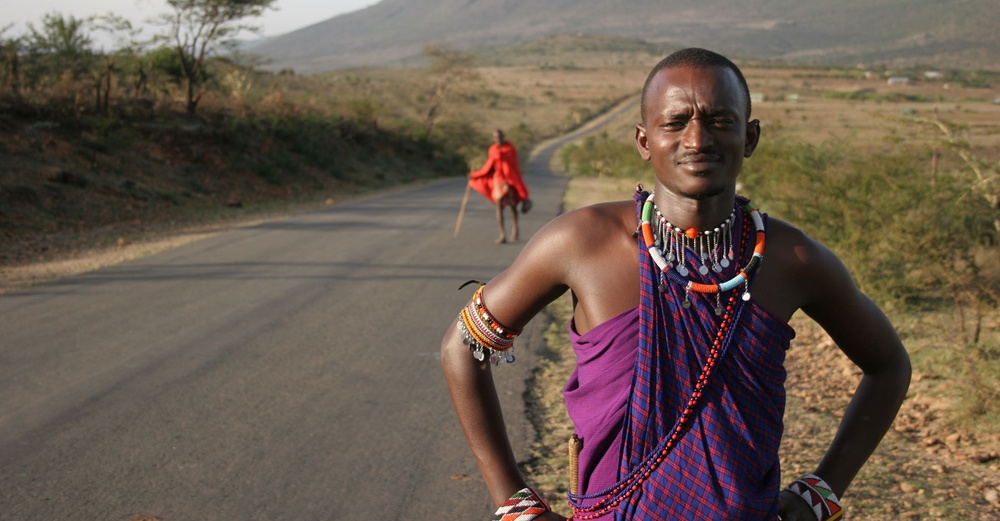
#> input picture Python_Programming_Build_15_Applications/Advanced/Artificial_Intellengence/FaceRecognitionModel/peoples.jpg, 1000 x 521 px, shrunk from 1920 x 1000 before the run
$ jupyter execute FaceRecognization.ipynb
#> lines starting #> are read from the running program, lines starting #| are printed output that depends on the picture; after the words box and inside, x2 and y2 are one past the last pixel; in counts of white or black regions, pixels touching at a corner belong together
[cell 1]
import cv2

# The .xml file (to recognize faces in images) was located and duplicated for usage here, from the directory:
# 'Home/anaconda3/Lib/site_packages/cv2/data/...xml/'
FaceRecog = cv2.CascadeClassifier('face_recog_data.xml')

[cell 2]
# Import the image we want to scan
img = cv2.imread('peoples.jpg')
#> img is the input picture: shape (521, 1000, 3); mean B, G, R 79.1, 90.8, 106.1

# Convert the color of image to black and white, so it works with CascadeClassier()
img_x = cv2.cvtColor(img, cv2.COLOR_BGR2GRAY)
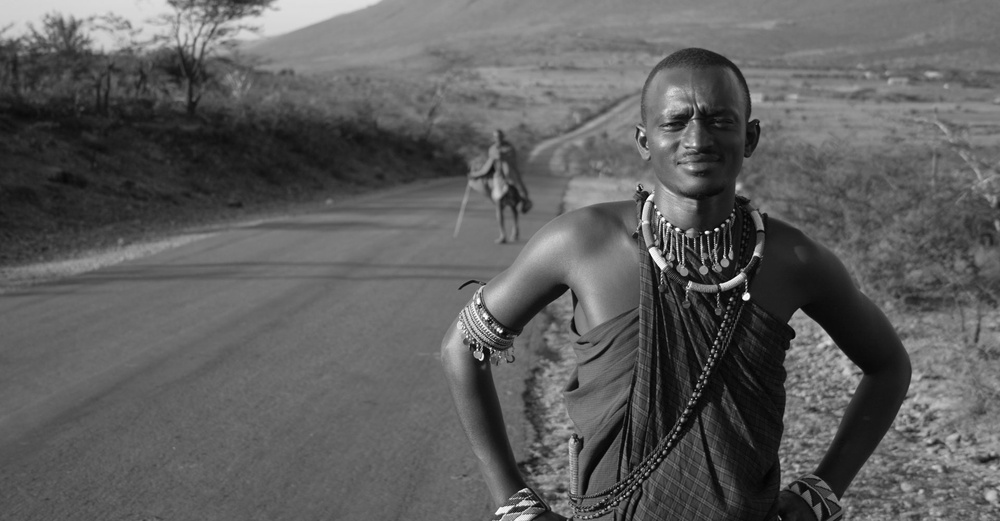
#> img_x: shape (521, 1000); min 0, max 255, mean 94.1

[cell 3]
# Coordinates of image
cor = FaceRecog.detectMultiScale(img_x, 1.3, 5)
#> cor = [[646, 81, 103, 103]]

[cell 4]
# Create a box around the face recognition detected
for (x, y, w, h) in cor:
    cv2.rectangle(img, (x, y), (x+w, y+h), (255, 0, 0), 3)
#> this loop made 1 pass
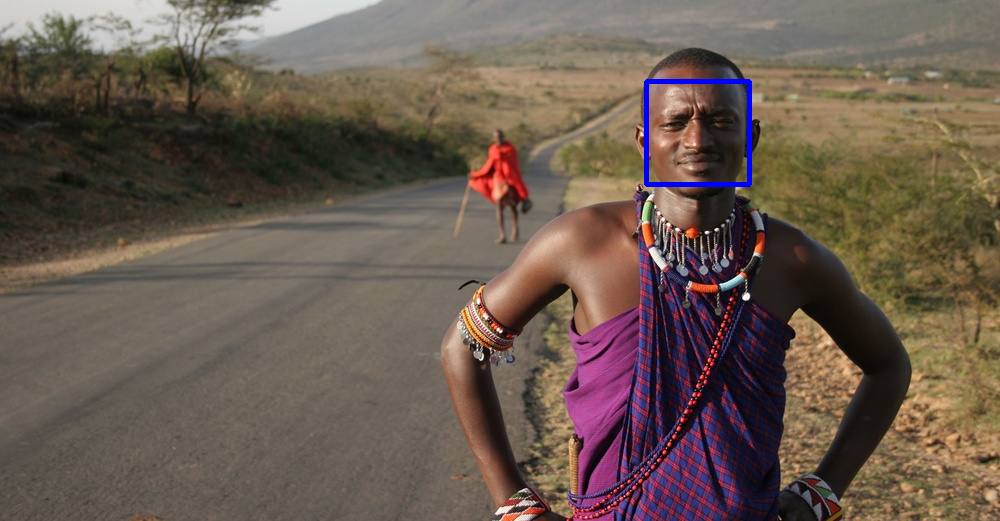
#> img: shape (521, 1000, 3); 0.39% of pixels changed, all inside (x1, y1, x2, y2) = (644, 79, 752, 187)

[cell 5]
# Display the image with face recognition
cv2.imshow('Face Detection', img)
cv2.waitKey()
#> Out = 27

[cell 6]
# Create a function for displaying image detection, from a directory of image given
def face_detect(img_dir):
#> called with img_dir = 'peoples.jpg'
    img = cv2.imread(img_dir)
    gimg = cv2.cvtColor(img, cv2.COLOR_BGR2GRAY)

    FaceRecog = cv2.CascadeClassifier('face_recog_data.xml')
    cor = FaceRecog.detectMultiScale(gimg, 1.3, 5)
#> cor = [[646, 81, 103, 103]]

    try:
        if cor.all():
            for (x, y, w, h) in cor:
                cv2.rectangle(img, (x, y), (x+w, y+h), (255, 0, 0), 3)
            return img

    except AttributeError:
        return img

[cell 7]
cv2.imshow('Face Detection', face_detect('peoples.jpg'))
cv2.waitKey()
#> Out = 27

[cell 8]
cv2.imshow('Face Detection', face_detect('sample.jpg'))
#> call 2 of face_detect, with img_dir = 'sample.jpg'
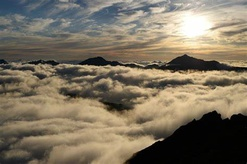
#> input picture Python_Programming_Build_15_Applications/Advanced/Artificial_Intellengence/FaceRecognitionModel/sample.jpg, 247 x 164 px, shrunk from 474 x 315 before the run
#> in face_detect, img is the input picture: shape (164, 247, 3); mean B, G, R 95.9, 114.1, 124.6
#> in face_detect (call 2), `gimg = cv2.cvtColor(img, cv2.COLOR_BGR2GRAY)`:
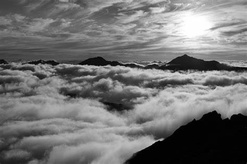
#> gimg: shape (164, 247); min 0, max 255, mean 115.2
#> in face_detect (call 2), `cor = FaceRecog.detectMultiScale(gimg, 1.3, 5)`: cor = ()
cv2.waitKey()
#> Out = 27
